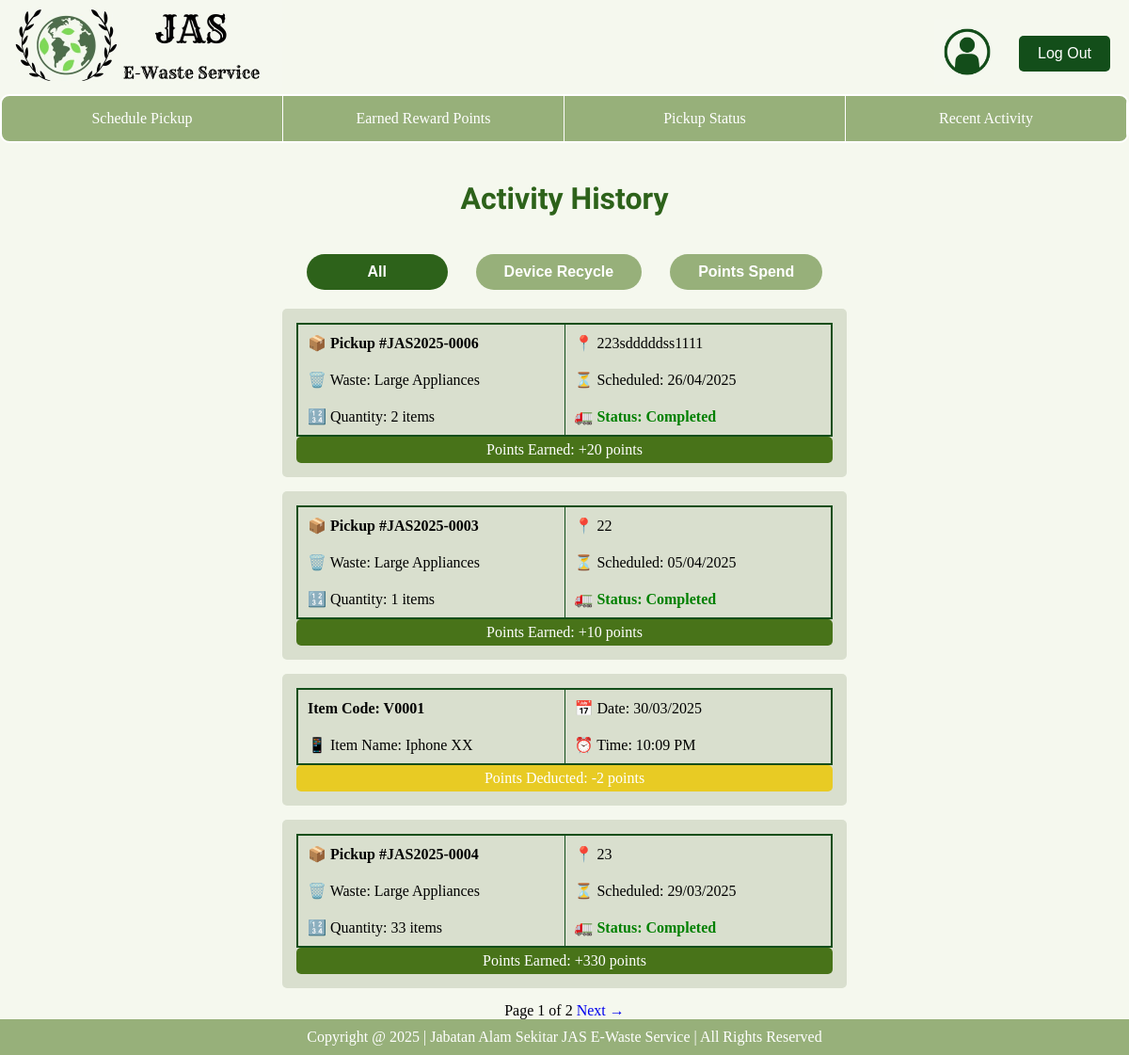
The page /customer/history_all/ (signed in) on the database as committed earlier.
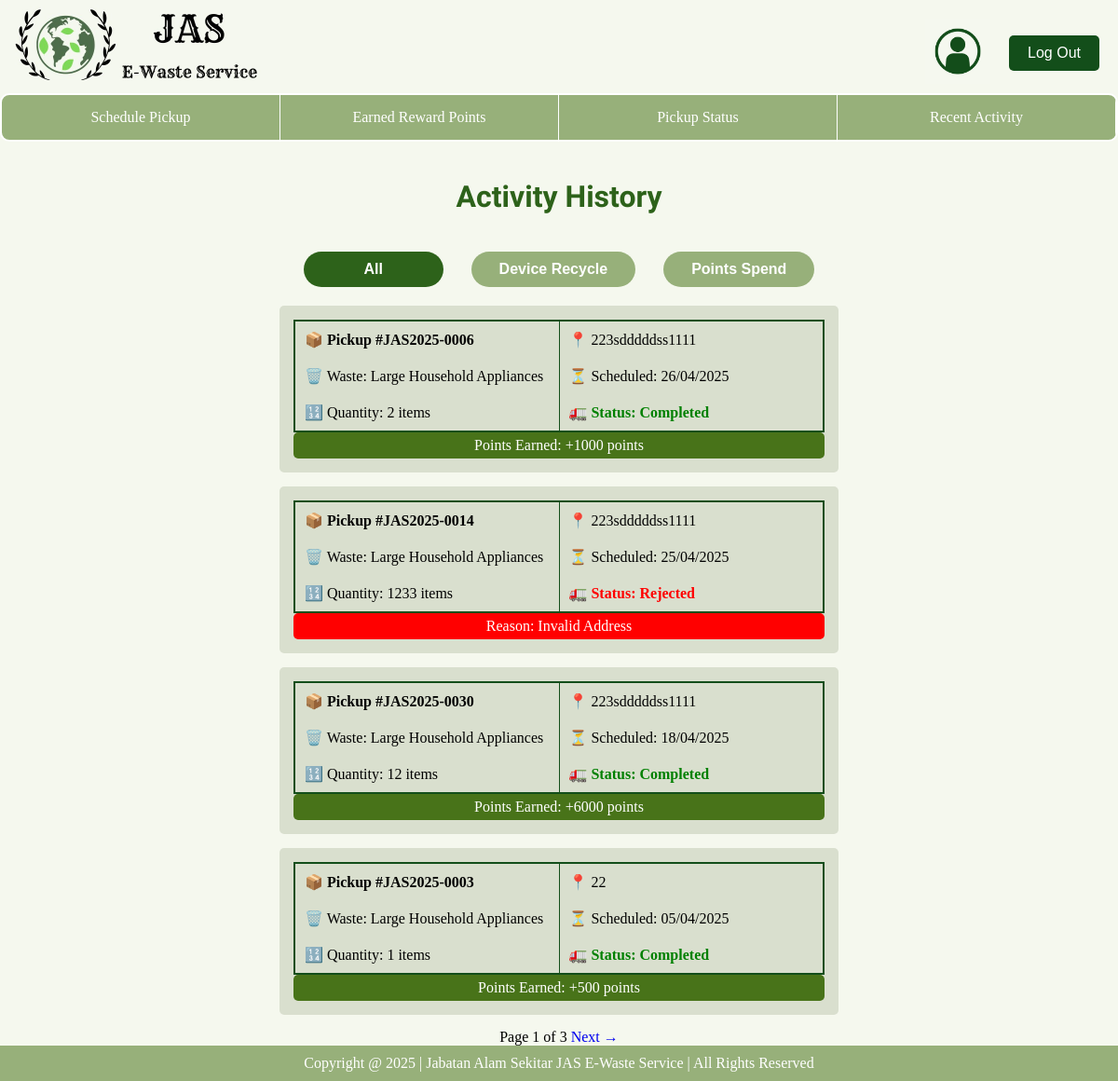
The same page on the database as committed later.
### database/models.py (models this page shows, shortened)
class ScheduleRequest(models.Model):
    requestID = models.CharField(primary_key=True, max_length=200)
    customer = models.ForeignKey(Customer, on_delete=models.CASCADE)
    category = models.ForeignKey(ItemCategory, on_delete=models.CASCADE)
    quantity = models.IntegerField()
    weight = models.TextField()
    date = models.DateField()
    time = models.TimeField()
    address = models.TextField()
    status = models.CharField(max_length=50, default="Pending")
    rejectedReason = models.ForeignKey(Reason, on_delete=models.CASCADE, null=True, blank=True)
    driver = models.ForeignKey(Driver, on_delete=models.CASCADE, null=True, blank=True)
    operator = models.ForeignKey(Operator, on_delete=models.CASCADE, null=True, blank=True)
    trackingnumber = models.CharField(max_length=200, unique=True)

class Voucher(models.Model):
    voucherID = models.CharField(primary_key=True, max_length=200)
    name = models.CharField(max_length=150)
    pointsRequired = models.IntegerField()
    quantity = models.IntegerField()

### customer/views.py (the view)
# urls.py: path('history_all/', history_all, name='history_all'), #Activity History
def history_all(request):
    customerID = request.session.get('user_id')
    device_history = (ScheduleRequest.objects.filter(
                        Q(status='Completed') | Q(status='Rejected'),
                        customer__customerID=customerID)
                      .select_related('category')
                      .values('trackingnumber', 'address', 'category__itemType', 'date', 'quantity', 'status', 'rejectedReason__reason')
                      .annotate(total=F('quantity') * F('category__pointsGiven'))
                      .order_by('-date', '-time')  # Sort by date (latest first)
                      )
    voucher_history = (CustomerRedemption.objects.filter(customer__customerID=customerID, status=False)
                       .select_related('voucher')
                       .values('voucher__voucherID', 'voucher__name', 'date', 'time', 'voucher__pointsRequired')
                       .order_by('-date', '-time')  # Sort by date (latest first, then by time)
                       )
    combined_history = list(chain(device_history, voucher_history))
    combined_history.sort(key=lambda x: x['date'], reverse=True)
    pagination = Paginator(combined_history, 4)  # 4 items per page
    page = request.GET.get('page')
    activities = pagination.get_page(page)
    if not activities.object_list:
        return render(request, 'customer/activityHis-All.html', {"Empty": True})
    return render(request, 'customer/activityHis-All.html', {"activities": activities})

### customer/templates/customer/activityHis-All.html (shortened to what this page needs)
{% extends 'customer/base_customer.html' %}
{% load static %}
{% block extra_css %}
    <link rel="stylesheet" href="{% static 'css/activityHis-All.css' %}">
{% endblock %}
{% block content %}
    <h1 class="title">Activity History</h1>
    <div class="btn-container">
        <a href="{% url 'customer:history_all' %}">
            <button class="tab-btn active">All</button>
        </a>
        <a href="{% url 'customer:device_recycled' %}">
            <button class="tab-btn">Device Recycle</button>
        </a>
        <a href="{% url 'customer:voucher_redeemed' %}">
            <button class="tab-btn">Points Spend</button>
        </a>
    </div>
    <div class="activity-container">
        {% if not Empty %}
            {% for item in activities %}
            {% if item.trackingnumber %}
                <div class="activity-card">
                    <table>
                        <tr>
                            <td>📦 <strong>Pickup {{ item.trackingnumber }}</strong></td>
                            <td>📍 {{ item.address }}</td>
                        </tr>
                        <tr>
                            <td>🗑️ Waste: {{ item.category__itemType }}</td>
                            <td>⏳ Scheduled: {{ item.date|date:"d/m/Y" }}</td>
                        </tr>
                        <tr>
                            <td>🔢 Quantity: {{ item.quantity }} items</td>
                            {% if item.status == 'Completed' %}
                                <td>🚛 <span class="status completed">Status: Completed</span></td>
                            {% elif item.status == 'Rejected' %}
                                <td>🚛 <span class="status rejected">Status: Rejected</span></td>
                            {% endif %}
                        </tr>
                    </table>
                    {% if item.status == 'Completed' %}
                        <div class="points-earned">Points Earned: +{{ item.total }} points</div>
                    {% elif item.status == 'Rejected' %}
                        <div class="points-rejected">Reason: {{ item.rejectedReason__reason }}</div>
                    {% endif %}
                </div>
            {% elif item.voucher__voucherID %}
               <div class="activity-card">
                   <table>
                       <tr>
                           <td><strong>Item Code: {{ item.voucher__voucherID }}</strong></td>
                           <td>📅 Date: {{ item.date|date:"d/m/Y" }}</td>
                       </tr>
                       <tr>
                           <td>📱 Item Name: {{ item.voucher__name }}</td>
                           <td>⏰ Time: {{ item.time|time:"h:i A" }}</td>
                       </tr>
                   </table>
                   <div class="points-deducted">Points Deducted: -{{ item.voucher__pointsRequired }} points</div>
               </div>
           {% endif %}
       {% endfor %}
         <div class="pagination">
            <span>Page {{ activities.number }} of {{ activities.paginator.num_pages }}</span>
            {% if activities.has_next %}
                <a href="?page={{ activities.next_page_number }}" style="text-decoration:none;">Next &rarr; </a>
            {% endif %}
        </div>
    {% else %}
        <p>No activity history available.</p>
    {% endif %}
    </div>
{% endblock %}

### customer/templates/customer/base_customer.html (shortened to what this page needs)
{% load static %}
<!DOCTYPE html>
<html lang="en">
<head>
    <link rel="stylesheet" href="{% static 'css/base.css' %}">
    {% block extra_css %}{% endblock %}
</head>
<body>
    <div id="embedded-header">
        {% include 'customer/header-customer.html' %}
    </div>
    <div id="embedded-navbar">
        {% include 'customer/navbar-customer.html' %}
    </div>
    <div class="flex-container">
        <main>
            {% block content %}{% endblock %}
        </main>
    </div>
    <div id="embedded-footer">
        {% include 'footer.html' %}
    </div>
</body>
</html>

### customer/templates/customer/header-customer.html (shortened to what this page needs)
{% load static %}
<!DOCTYPE html>
<html lang="en">
<head>
</head>
<body>
    <div class="header">
        <a href="{% url 'customer:homepage-customer' %}"><img id="logo" src="{% static 'images/companylogo.jpg' %}" alt="company logo"></a>
        <div class="topright">
            <a href="{% url 'customer:user_profile' %}">
                <div class="userprofile">
                    <img id="user" src="{% static 'images/userprofilelogo.jpg' %}" width="70"; height="70"; alt="user profile logo" onclick="userProfile">
                </div>
            </a>
            <a href="{% url 'landing'%}">
                <div class="logout">
                    <button id="logout">Log Out</button>
                </div>
            </a>
        </div>
    </div>
</body>
</html>

### customer/templates/customer/navbar-customer.html (shortened to what this page needs)
<!DOCTYPE html>
<html>
<head>
</head>
<body>
<ul>
    <li><a class="active" href="{% url 'customer:schedule_pickup'%}">Schedule Pickup</a></li>
    <li><a href="{% url 'customer:redeem_rewards_page' %}">Earned Reward Points</a></li>
    <li><a href="{% url 'customer:pickup_status' %}">Pickup Status</a></li>
    <li><a href="{% url 'customer:history_all' %}">Recent Activity</a></li>
</ul>
</body>
</html>

### templates/footer.html (shortened to what this page needs)
<!DOCTYPE html>
<html lang="en">
<head>
</head>
<body>
<div class="footer">
    <footer>Copyright @ 2025 | Jabatan Alam Sekitar JAS E-Waste Service | All Rights Reserved</footer>
</div>
</body>
</html>

### static/css/base.css (style rules this page uses)
html, body { height: 100%; margin: 0; display: flex; flex-direction: column; }
.flex-container { flex: 1; }

### customer/static/css/activityHis-All.css (style rules this page uses)
body { background-color: #F5F8EE; text-align: center; margin: 0; padding: 20px; min-height: 100vh; }
.title { font-family: 'Sansita Swashed', cursive; font-size: 32px; color: #2d621a; padding: 40px; }
.btn-container { display: flex; justify-content: center; gap: 30px; margin-bottom: 20px; }
.tab-btn { background: #97B07A; color: white; padding: 10px 30px; border: none; border-radius: 20px; cursor: pointer; font-size: 16px; font-weight: bold; min-width: 150px; text-align: center; }
.tab-btn.active { background: #2d621a; }
.activity-container { width: 90%; max-width: 600px; margin: auto; }
.activity-card { background: #D9DFCE; padding: 15px; margin-bottom: 15px; border-radius: 5px; text-align: left; }
table { width: 100%; border-collapse: collapse; border: 2px solid #134E1A; overflow: hidden; table-layout: fixed; }
th, td { padding: 10px; text-align: left; border-left: 1px solid #134E1A; border-right: 1px solid #134E1A; border-radius: 5px; }
tr:last-child { border-bottom: none; }
.status { font-weight: bold; }
.completed { color: green; }
.rejected { color: red; }
.points-earned { background: #487319; color: white; padding: 5px; border-radius: 5px; text-align: center; }
.points-rejected { background: #FF0000; color: white; padding: 5px; border-radius: 5px; text-align: center; }

### customer/templates/customer/header-customer.html (style rules this page uses)
* { margin: 0; padding: 0; box-sizing: border-box; }
body { margin: 0; padding: 0; z-index: 1000; }
.header { display: flex; justify-content: space-between; align-items: center; padding: 0 20px; background-color: #F5F8EE; width: 100%; height: 100px; }
#logo { height: 100px; width: auto; margin-left: -20px; padding: 0; }
#logout { padding: 10px 20px; background-color: #134E1A; color: white; border: none; cursor: pointer; font-size: 16px; border-radius: 5px; }
.topright { position: absolute; top: 0; right: 0; display: flex; align-items: center; justify-content: flex-end; padding: 10px; }
.userprofile { padding: 10px; margin-left: 10px; }
.logout { padding: 10px; }

### customer/templates/customer/navbar-customer.html (style rules this page uses)
body { margin: 0; padding: 0; z-index: 2; }
ul { list-style-type: none; margin: 0; padding: 0; overflow: hidden; background-color: #97B07A; display: flex; justify-content: space-between; width: 100%; border: 2px solid white; box-sizing: border-box; border-radius: 10px; }
li { padding: 0; flex: 1; border-right: 1px solid white; }
li a { display: block; color: white; text-align: center; padding: 15px 12px; text-decoration: none; }

### templates/footer.html (style rules this page uses)
footer { color: white; bottom: 0; width: 100%; background-color: #97B07A; text-align: center; padding: 10px; position: flex; }

Rows that differ between the two databases and show on the page:
no longer on this page (row edited): Voucher: voucher__voucherID "V0001", date "30/03/2025", voucher__name "Iphone XX", time "10:09 PM", voucher__pointsRequired "2"
no longer on this page (row unchanged): ScheduleRequest: trackingnumber "#JAS2025-0004", address "23", category__itemType "Large Appliances", date "29/03/2025", quantity "33", shows "Status: Completed", total "330"
computed for ScheduleRequest "#JAS2025-0006": category__itemType "Large Appliances" → "Large Household Appliances"; total "20" → "1000"
added ScheduleRequest: trackingnumber "#JAS2025-0014", address "223sdddddss1111", category__itemType "Large Household Appliances", date "25/04/2025", quantity "1233", shows "Status: Rejected", rejectedReason__reason "Invalid Address"
added ScheduleRequest: trackingnumber "#JAS2025-0030", address "223sdddddss1111", category__itemType "Large Household Appliances", date "18/04/2025", quantity "12", shows "Status: Completed", total "6000"
computed for ScheduleRequest "#JAS2025-0003": category__itemType "Large Appliances" → "Large Household Appliances"; total "10" → "500"
Other text that changed with them:
{{ activities.paginator.num_pages }}: "2" → "3"
